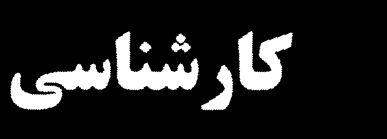
#> input picture Convert table image to Excel/OCR/all_words_in_img/word10.png, 387 x 139 px
$ python -i before_segmentation.py   (imports and definitions only)
#> lines starting #> are read from the running program, lines starting #| are printed output that depends on the picture; after the words box and inside, x2 and y2 are one past the last pixel; in counts of white or black regions, pixels touching at a corner belong together
#> further down, picture is the input picture: shape (139, 387); min 0, max 255, mean 33.4
import cv2
import numpy as np

def image_for_detection(raw_image):

	#remove tiny noises by blurring
	sm_image = cv2.GaussianBlur(raw_image,(5,5),0)
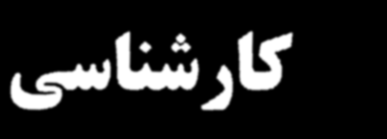
#> sm_image: shape (139, 387); min 0, max 255, mean 33.4

	#binarize
	ret, bw_image = cv2.threshold(sm_image,0,255,cv2.THRESH_BINARY_INV+cv2.THRESH_OTSU)
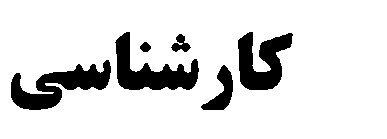
#> bw_image: shape (139, 387); 86.7% white; 6 black regions, box (x1, y1, x2, y2) and area: (11, 60, 111, 110) 2260, (115, 32, 199, 90) 2093, (238, 32, 293, 90) 1910, (201, 65, 233, 110) 634, (171, 34, 191, 52) 189, (140, 42, 151, 52) 78
#> ret = 118

	#dilate
	kernel = np.ones((2,2),np.uint8)
	bw_image = cv2.dilate(bw_image,kernel)
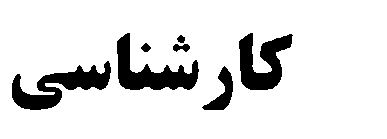
#> bw_image: shape (139, 387); 88.1% white; 7 black regions, largest, box (x1, y1, x2, y2) and area: (12, 61, 111, 110) 2024, (117, 33, 199, 90) 1905, (239, 33, 293, 90) 1739

	return bw_image

def image_for_extraction(raw_image):

	raw_image = cv2.GaussianBlur(raw_image,(3,3),0)

	ret,no_sm_bw_image = cv2.threshold(raw_image,0,255,cv2.THRESH_BINARY_INV+cv2.THRESH_OTSU)

	return no_sm_bw_image

def getTransformationMatrix(img):
	#Find all white pixels
	pts = np.empty([0,0])
	pts = cv2.findNonZero(img)

	#Get rotated rect of white pixels
	rect = cv2.minAreaRect(pts)
	# rect[0] has the center of rectangle, rect[1] has width and height, rect[2] has the angle
	# To draw the rotated box and save the png image, uncomment below
	drawrect = img.copy()
	drawrect = cv2.cvtColor(drawrect, cv2.COLOR_GRAY2BGR)
	box = cv2.boxPoints(rect)
	box = np.int32(box) # box now has four vertices of rotated rectangle
	cv2.drawContours(drawrect,[box],0,(0,0,255),5)
	cv2.imwrite('out/rotated_rect.png', drawrect) # @@@@@

	#Change rotation angle if the tilt is in another direction
	rect = list(rect)
	#convert rect back to numpy/tuple

	#Rotate the image according to the found angle
	rotated_image = np.empty([0,0])
	M = cv2.getRotationMatrix2D(rect[0], rect[2], 1.0)
	#returns the transformation matrix for this rotation
	return M

def rotate(image, M):
	return cv2.warpAffine(image, M, (image.shape[1],image.shape[0]))

>>> import cv2
>>> picture = cv2.imread('../all_words_in_img/word10.png', cv2.IMREAD_GRAYSCALE)
>>> result = image_for_detection(picture)

$ run again, on Convert table image to Excel/OCR/all_words_in_img/word31.png
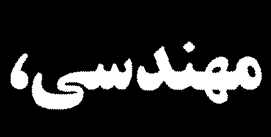
#> input picture Convert table image to Excel/OCR/all_words_in_img/word31.png, 271 x 137 px
#> picture is the input picture: shape (137, 271); min 0, max 255, mean 40
#> in image_for_detection, `ret, bw_image = cv2.threshold(sm_image,0,255,cv2.THRESH_BINARY_INV+cv2..`:
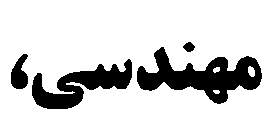
#> bw_image: shape (137, 271); 84% white; 4 black regions, box (x1, y1, x2, y2) and area: (137, 47, 262, 104) 3200, (32, 59, 132, 109) 2246, (11, 54, 28, 89) 398, (183, 42, 195, 52) 81
#> ret = 118
#> in image_for_detection, `bw_image = cv2.dilate(bw_image,kernel)`:
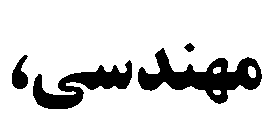
#> bw_image: shape (137, 271); 85.7% white; 4 black regions, box (x1, y1, x2, y2) and area: (138, 48, 262, 104) 2905, (33, 60, 132, 109) 2008, (12, 55, 28, 89) 340, (184, 43, 195, 52) 60
